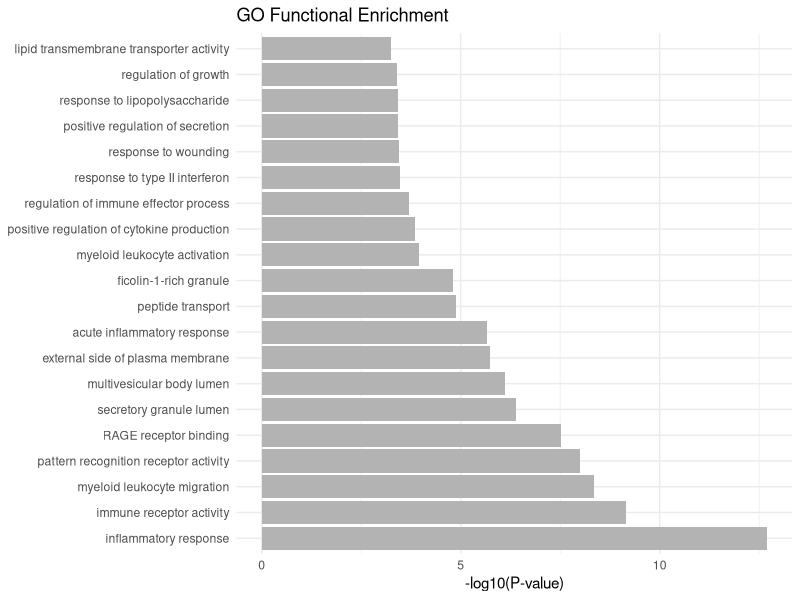

The R script that drew this image:
# =============================================================================
# GO enrichment bar plot
# Plots -log10(P-value) for enriched GO terms, coloured by GO domain.
# Works with a tabular GO enrichment export (ShinyGO or Enrichr) containing
# at least the columns: Category, Term, PValue.
# Input: go_enrichment.csv
# =============================================================================

library(ggplot2)
library(readr)
library(dplyr)
library(forcats)

go <- read_csv("go_enrichment.csv")
colnames(go) <- make.names(colnames(go))

go <- go %>%
  mutate(NegLog10P = -log10(PValue)) %>%
  arrange(NegLog10P) %>%
  mutate(Term = factor(Term, levels = Term))

# Domain colours (tolerant of common category labels)
domain_colors <- c(
  "Biological Process" = "#3ef0bd", "GOTERM_BP_DIRECT" = "#3ef0bd", "BP" = "#3ef0bd",
  "Cellular Component" = "#ebb48a", "GOTERM_CC_DIRECT" = "#ebb48a", "CC" = "#ebb48a",
  "Molecular Function" = "#d1f598", "GOTERM_MF_DIRECT" = "#d1f598", "MF" = "#d1f598"
)

ggplot(go, aes(x = NegLog10P, y = fct_rev(Term), fill = Category)) +
  geom_col() +
  scale_fill_manual(values = domain_colors, na.value = "grey70") +
  theme_minimal() +
  labs(title = "GO Functional Enrichment",
       x = "-log10(P-value)", y = NULL, fill = "GO domain")
